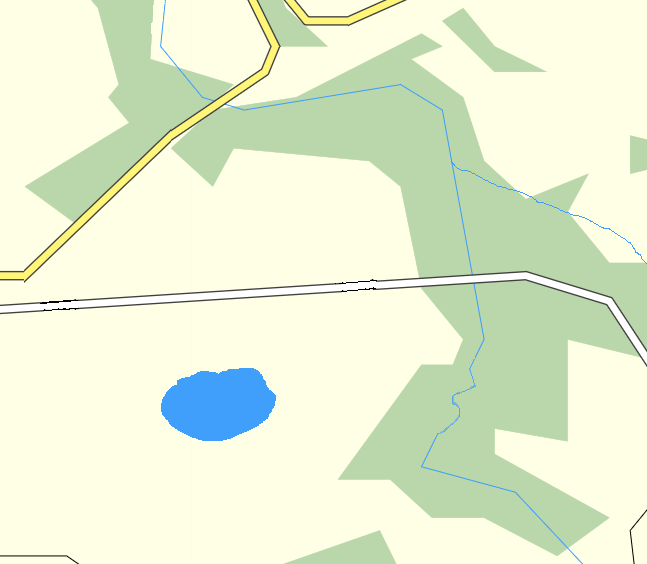
%> input picture Lab9/new_map.bmp, 647 x 564 px
$ octave lab9.m   (GNU Octave 9; MATLAB toolbox functions it lacks are replaced by stand-ins)
%> lines starting %> are read from the running program, lines starting %| are printed output that depends on the picture; in (x1, y1, x2, y2) boxes, pixels count from 0 and x2, y2 are one past the last pixel; in counts of white or black regions, pixels touching at a corner belong together; the program's own positions count from 1
close all; clear; clc;

%strefa buforowa - odleglosc wszystkich punktow od wszystkich punktow
%L2 = dx - dy + sqrt(2) * dy - szybsze obliczenia niz Euklidesowa, w miare
%niezla dokladnosc

%L1 - odleglosc Manhattan = |dx| + |dy|, norma L1 jest bardziej
%niestabilna, jezeli na krancach sa duze odchylenia

%L (Czebyszewa) - max(|dx|,|dy|)

img = zeros(150, 150);

for k = 1:3
    x = ceil(150 * rand(1));
    z = ceil(150 * rand(1));
    img(z,x) = 1;
end

a1 = bwdist(img, 'Euclidean');
a2 = bwdist(img, 'quasi-euclidean');
a3 = bwdist(img, 'cityblock');
a4 = bwdist(img, 'chessboard');

subplot(221), imagesc(a1); axis image; colorbar('vertical');
subplot(222), imagesc(a2); axis image; colorbar('vertical');
subplot(223), imagesc(a3); axis image; colorbar('vertical');
subplot(224), imagesc(a4); axis image; colorbar('vertical');
%> after `colorbar('vertical')`:
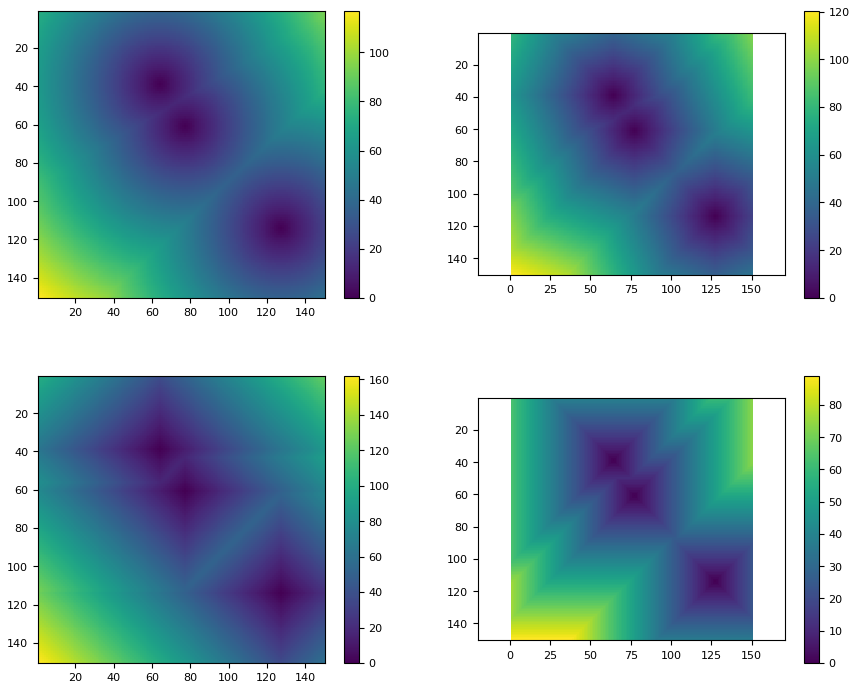
%> figure redrawn from the program's plot data, 4 panels
%%
close all; clear; clc;
a = imread('new_map.bmp');
%> a is the input picture: size 564x647x3 uint8; mean R, G, B 229.5, 239.8, 211.1
subplot(231),imshow(a);

%LAS
%L2(droga_glowna) > 20px
%L1(droga_boczna) < 10px
%L2(woda) > 15px

%na poczatek tworzymy cztery mapy logiczne
las = (a(:,:,1) == 185 & a(:,:,2) == 215 & a(:, :, 3) == 170);
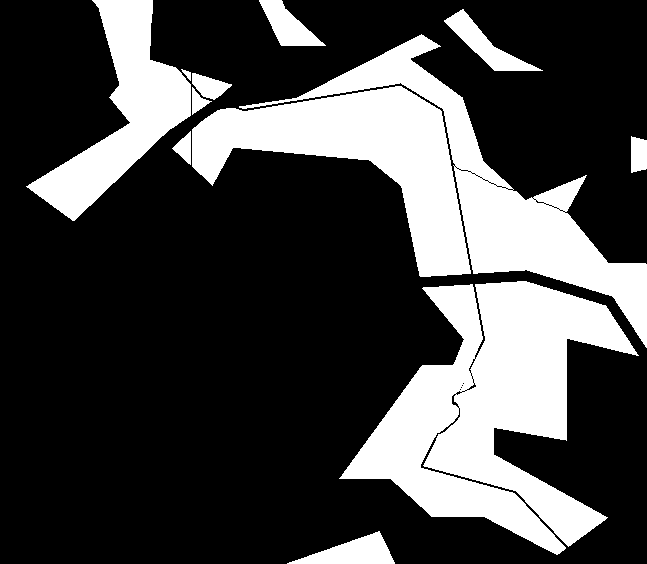
%> las: size 564x647 logical; 27.1% white; 12 white regions, largest, box (x1, y1, x2, y2) and area: (339, 281, 639, 555) 38343, (192, 86, 471, 277) 20998, (239, 34, 647, 348) 20109
subplot(232), imshow(las);

droga_glowna = (a(:,:,1) == 255 & a(:,:,2) == 245 & a(:, :, 3) == 120);
%> droga_glowna: size 564x647 logical; 0.85% white; 3 white regions, box (x1, y1, x2, y2) and area: (0, 119, 191, 280) 1459, (192, 0, 279, 124) 942, (286, 0, 401, 24) 701
droga_glowna = imclose(droga_glowna, ones(1,3));
%> droga_glowna: size 564x647 logical; 0.85% white; 2 white regions, box (x1, y1, x2, y2) and area: (0, 0, 279, 280) 2406, (286, 0, 401, 24) 701

subplot(233), imshow(droga_glowna);

droga_boczna = (a(:,:,1) == 255 & a(:,:,2) == 255 & a(:, :, 3) == 255);
%> droga_boczna: size 564x647 logical; 1.1% white; 14 white regions (12 under 20 px), largest, box (x1, y1, x2, y2) and area: (192, 273, 647, 363) 2879, (0, 294, 191, 312) 1116
droga_boczna = imopen(droga_boczna, ones(3));
%> droga_boczna: size 564x647 logical; 1.1% white; 2 white regions, box (x1, y1, x2, y2) and area: (192, 273, 647, 361) 2848, (0, 294, 191, 312) 1116
droga_boczna = imclose(droga_boczna, ones(1,3));
%> droga_boczna: size 564x647 logical; 1.1% white; 1 white region, box (x1, y1, x2, y2) and area: (0, 273, 647, 361) 3972

subplot(234), imshow(droga_boczna);

woda = (a(:,:,1) > 63 & a(:,:,1) < 180 & a(:,:,2) > 158 & a(:,:,2) < 232 & a(:, :, 3) > 189);
%> woda: size 564x647 logical; 2.2% white; 53 white regions (38 under 20 px), largest, box (x1, y1, x2, y2) and area: (161, 368, 276, 441) 6321, (451, 161, 647, 264) 338, (429, 341, 484, 450) 210

subplot(235), imshow(woda);

miejsce = las & bwdist(droga_glowna) > 20 & bwdist(droga_boczna, "cityblock") < 10 & bwdist(woda) > 15;
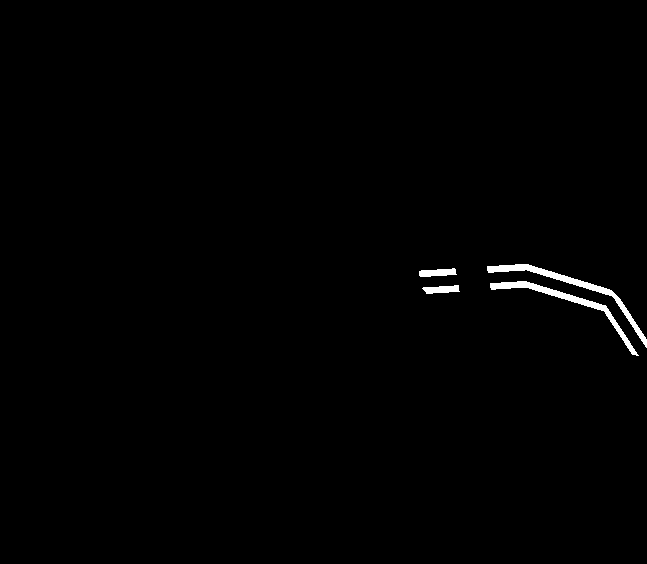
%> miejsce: size 564x647 logical; 0.73% white; 4 white regions, box (x1, y1, x2, y2) and area: (487, 264, 647, 348) 1135, (490, 281, 639, 356) 1038, (419, 268, 457, 277) 245, (422, 285, 460, 294) 234
%subplot(236), imshow(miejsce); %nanosimy na mape
wynik = imoverlay(a, miejsce, 'r');
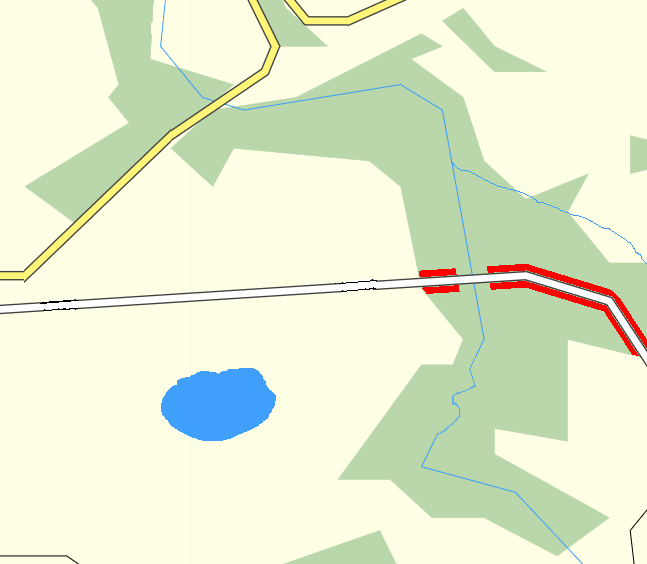
%> wynik: size 564x647x3 uint8; 0.73% of pixels changed, all inside (x1, y1, x2, y2) = (419, 264, 647, 356)
subplot(236), imshow(wynik);
%%
close all; clear; clc;

r = 5:5:100;
img = zeros(256,256);
img(128, 128) = 1;

img = bwdist(img);
pole_mat = pi * r.^2;
pole_px = zeros(size(pole_mat));
pole_est = zeros(size(pole_mat));

for k =  1:20
    bin = img < r(k);
    pole_px(k) = sum(bin(:));
    pole_est(k) = bwarea(bin);
end

plot(r, pole_px, 'r', r, pole_est, 'g', r, pole_mat, '.b');
%> figure, not shown here; curve peaks at x = 100, y = 31397; curve peaks at x = 100, y = 31425.5; highest point at x = 100, y = 31415.9
%%
close all; clear; clc;
img = zeros(256,256);
img(128, 128) = 1;
img = bwdist(img);

r = 5:5:100;

obw_mat = 2 * pi * r;
obwod_grad = zeros(size(obw_mat));
obwod_edge = zeros(size(obw_mat));
obwod_perim = zeros(size(obw_mat));

for k = 1:20
    bin = img < r(k);
    obwod_grad(k) = sum(sum(imdilate(bin, ones(3)) - imerode(bin, ones(3))))/2;
    obwod_edge(k) = sum(sum(edge(bin, 'canny')));
    obwod_perim(k) = bwarea(bwperim(bin));
end

plot(r, obwod_grad, 'r', r, obwod_edge, 'g', r, obwod_perim, '.b');
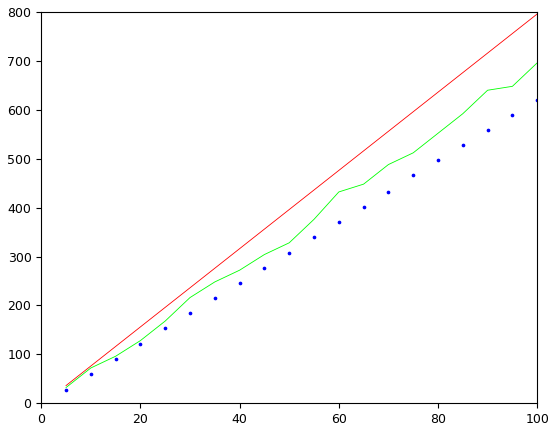
%> figure redrawn from the program's plot data; curve peaks at x = 100, y = 796; curve peaks at x = 100, y = 696; highest point at x = 100, y = 621


%%
close all; clear; clc;
%watershed - rozlaczanie

img = zeros(200,200);
img(100, [95 205]) = 1;
a=bwdist(img) < 60;
imshow(img);
L=-bwdist(~img);
L=watershed(L);
imagesc(L);
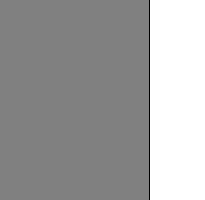
%> displayed picture: size 200x205x3, on the screen's scale of 0 to 255; min 0, max 255, mean 161.4
a=a&(L>0);
imshow(a);

%%
close all; clear; clc;

img = zeros(200,300);
img(100, [95 205]) = 1;
a=bwdist(img) < 60;
subplot(111), imshow(a);
tt = imerode(a, ones(50,5));
L = bwdist(tt);
L=watershed(L);
imagesc(L);
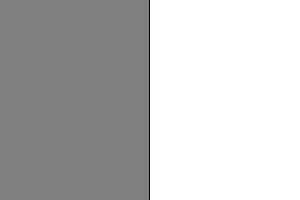
%> displayed picture: size 200x300x3, on the screen's scale of 0 to 255; min 0, max 255, mean 191.1
a=a&(L>0);
imshow(a);
%% etykietownie i segmentacja
close all; clear; clc;

%> (the run ends here)
